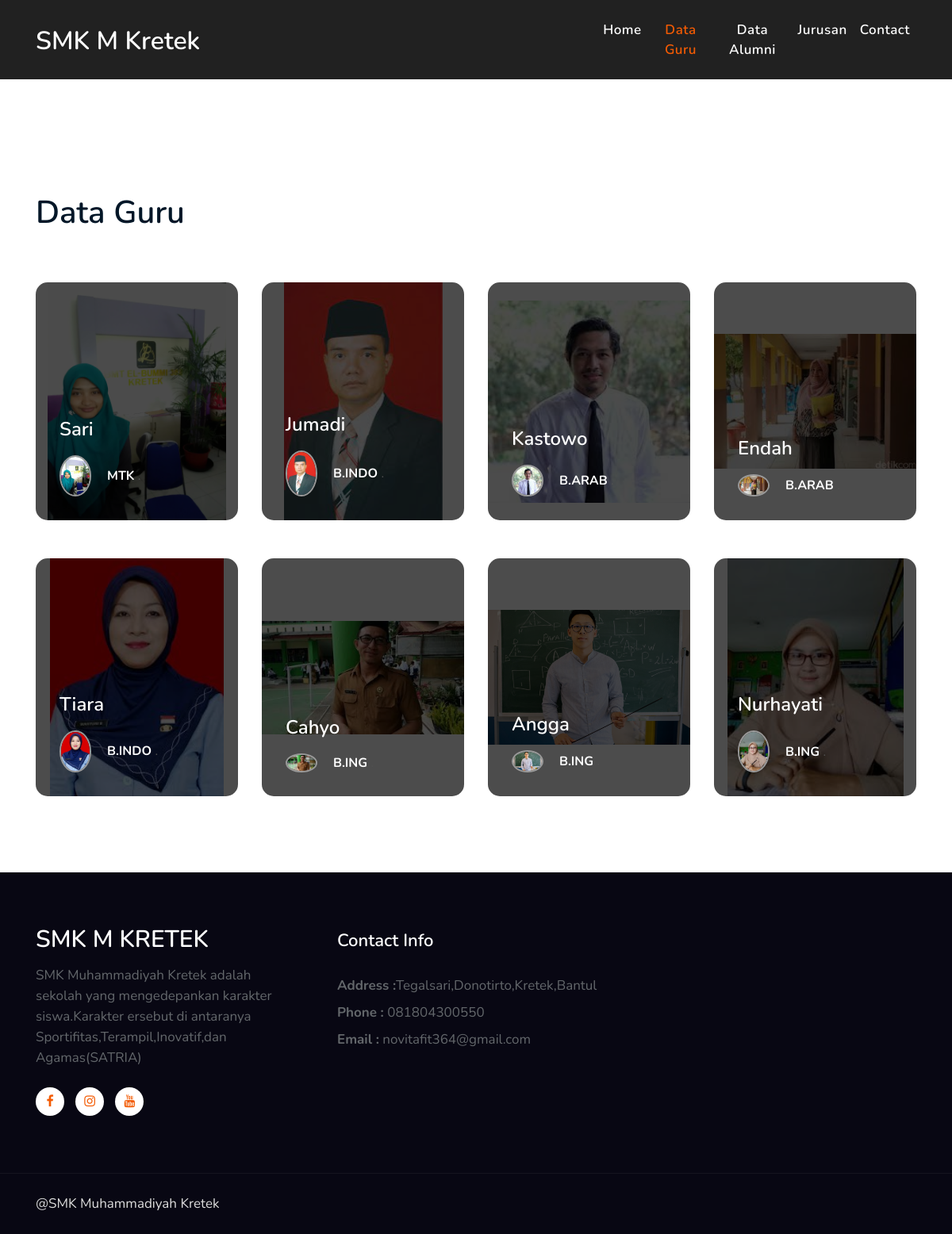
The page /index.php/front/dataguru on the database its author committed.
### tables this page shows
CREATE TABLE `guru` (
  `nip` varchar(50) NOT NULL,
  `nama` varchar(50) NOT NULL,
  `tempat` text NOT NULL,
  `tanggal_lahir` date NOT NULL,
  `mapel` varchar(50) NOT NULL,
  `alamat` text NOT NULL,
  `jk` enum('L','P') NOT NULL,
  `status_kepegawaian` text NOT NULL,
  `passfoto` varchar(50) NOT NULL
);

CREATE TABLE `contact` (
  `id_contact` int(11) NOT NULL,
  `alamat` text NOT NULL,
  `telepon` varchar(13) NOT NULL,
  `email` text NOT NULL
);

### application/controllers/front/DataGuru.php (called while the page is built)
<?php
class DataGuru extends CI_Controller
{
    public function index()
    {
        $dataGuru['data_guru'] = $this->GuruModel->select_all_guru();
        $dataGuru['active'] = "guru";
        $data['header'] = $this->load->view('front/partial/header',$dataGuru,true);
        $data['page'] = $this->load->view('front/pages/data_guru',$dataGuru,true);
        $data['title'] = "Data Guru";
        $data['contact'] =$this->ContactModel->select_row_contact();
        $this->load->view('front/partial/template',$data);
    }
}
?>

### index.php (called while the page is built, shortened)
<?php
require_once BASEPATH.'core/CodeIgniter.php';

### application/models/GuruModel.php (called while the page is built, shortened)
<?php
class GuruModel extends CI_Model
{
    public function select_all_guru()
    {
        $this->db->select('*');
        $this->db->from('guru');
        $query = $this->db->get();
        return $query->result();
    }
}
?>

### application/models/ContactModel.php (called while the page is built, shortened)
<?php
class ContactModel extends CI_Model
{
    public function select_row_contact()
    {
        $this->db->select('*');
        $this->db->from('contact');
        $query = $this->db->get();
        return $query->row();
    }
}
?>

### application/views/front/pages/data_guru.php (the view)
<div style="background:#212121;width:100%;height: 100px;"></div>
<div class="w3l-homeblog py-5" id="homeblog">
    <div class="container py-lg-5 py-md-4">
        <div class="header-title mb-3 mt-5">
            <h3 class="hny-title text-left">Data Guru</h3>
        </div>
        <div class="row top-pics ">
            <?php
                foreach($data_guru as $value):
            ?>
            <div class="col-lg-3 col-md-6 mt-5">
                <div style=" background: url(<?=base_url('foto/guru/') . $value->passfoto?>) no-repeat center;background-size: contain;" class="top-pic1">
                    <div class="card-body blog-details">
                        <a href="services.html" class="blog-desc"><?=$value->nama?>
                        </a>
                        <div class="author align-items-center">
                            <img src="<?=base_url('foto/guru/') . $value->passfoto?>" alt="" class="img-fluid rounded-circle">
                            <ul class="blog-meta">
                                <ul class="blog-meta">
                                    <li class="meta-item blog-lesson">
                                        <span class="meta-value"> <?=$value->mapel?> </span>.
                                    </li>
                                </ul>
                            </ul>
                        </div>
                    </div>
                </div>
            </div>
            <?php
                endforeach;
            ?>
        </div>
    </div>
</div>

### application/views/front/partial/template.php (shortened to what this page needs)
<!doctype html>
<html lang="en">
<head>
    <link rel="stylesheet" href="<?= base_url('assets/front_assets/') ?>css/style-starter.css">
</head>
<body>
    <?= $this->load->view('front/partial/header', null, true); ?>
    <?= $page ?>
    <section class="w3l-footer-29-main">
        <div class="footer-29 py-5">
            <div class="container py-lg-4">
                <div class="row footer-top-29">
                    <div class="col-lg-4 col-md-6 col-sm-7 footer-list-29 footer-1 pr-lg-5">
                        <div class="footer-logo mb-3">
                            <a class="navbar-brand" href="index.html">SMK M KRETEK</a>
                        </div>
                        <p>SMK Muhammadiyah Kretek adalah sekolah yang mengedepankan karakter siswa.Karakter ersebut di antaranya Sportifitas,Terampil,Inovatif,dan Agamas(SATRIA)</p>
                        <div class="main-social-footer-29 mt-4">
                            <a href="https://www.facebook.com/smkmkretek" class="facebook"><span class="fa fa-facebook"></span></a>
                            <a href="//www.instagram.com/smkmkretek/ " class="instagram"><span class="fa fa-instagram"></span></a>
                            <a href="https://www.youtube.com/channel/UCI83h6I5aTWRWM1DRU9eHPA" class="youtube"><span class="fa fa-youtube"></span></a>
                        </div>
                    </div>
                    <div class="col-lg-4 col-md-6 col-sm-7 footer-list-29 footer-4 mt-lg-0 mt-5">
                        <h6 class="footer-title-29">Contact Info </h6>
                        <p><strong>Address :</strong><?= $contact->alamat ?></p>
                        <p class="my-2"><strong>Phone :</strong> <a href="tel:<?= $contact->telepon ?>"><?= $contact->telepon ?></a></p>
                        <p><strong>Email :</strong> <a href="<?= $contact->email ?>"><?= $contact->email ?></a></p>
                    </div>
                </div>
            </div>
        </div>
    </section>
    <section class="w3l-copyright">
        <div class="container">
            <div class="row bottom-copies">
                <p class="col-lg-8 copy-footer-29">@SMK Muhammadiyah Kretek </p>
            </div>
        </div>
    </section>
</body>
</html>

### application/views/front/partial/header.php (shortened to what this page needs)
<header id="site-header" class="fixed-top">
        <div class="container">
            <nav class="navbar navbar-expand-lg navbar-dark stroke">
                <h1><a class="navbar-brand">
                        SMK M Kretek
                    </a></h1>
                <div class="collapse navbar-collapse" id="navbarTogglerDemo02">
                    <ul class="navbar-nav mr-auto" style="margin-left:500px;">
                        <li class="nav-item <?=$active == 'home' ? 'active' : ''?>">
                            <a class="nav-link" href="<?=base_url('front/Home')?>">Home <span class="sr-only">(current)</span></a>
                        </li>
                        <li class="nav-item <?=$active == 'guru' ? 'active' : ''?>">
                            <a class="nav-link" href="<?=base_url('front/DataGuru')?>">Data Guru</a>
                        </li>
                        <li class="nav-item <?=$active == 'alumni' ? 'active' : ''?>">
                            <a class="nav-link" href="<?=base_url('front/DataAlumni')?>">Data Alumni</a>
                        </li>
                        <li class="nav-item <?=$active == 'jurusan' ? 'active' : ''?>">
                            <a class="nav-link" href="<?=base_url('front/DataJurusan')?>">Jurusan</a>
                        </li>
                        <li class="nav-item <?=$active == 'contact' ? 'active' : ''?>">
                            <a class="nav-link" href="<?=base_url('front/DataContact')?>">Contact</a>
                        </li>
                    </ul>
                </div>
            </nav>
        </div>
    </header>

### rows shown on the page
guru: passfoto (picture), nama "Sari", mapel "MTK"
guru: passfoto (picture), nama "Jumadi", mapel "B.INDO"
guru: passfoto (picture), nama "Kastowo", mapel "B.ARAB"
guru: passfoto (picture), nama "Endah", mapel "B.ARAB"
guru: passfoto (picture), nama "Tiara", mapel "B.INDO"
guru: passfoto (picture), nama "Cahyo", mapel "B.ING"
guru: passfoto (picture), nama "Angga", mapel "B.ING"
guru: passfoto (picture), nama "Nurhayati", mapel "B.ING"
contact: alamat "Tegalsari,Donotirto,Kretek,Bantul", telepon "081804300550", email "novitafit364@gmail.com"
